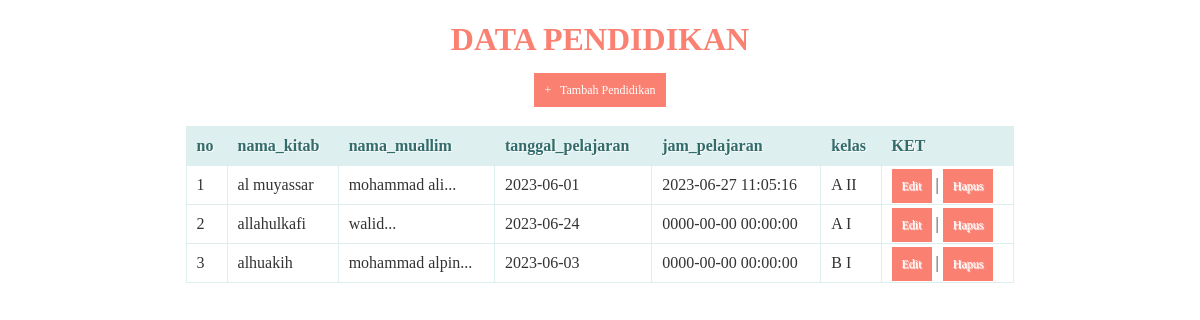
The page / on the database its author committed.
### tables this page shows
CREATE TABLE `pendidikan_asrama` (
  `id` int(11) NOT NULL,
  `nama_kitab` text DEFAULT NULL,
  `nama_muallim` text DEFAULT NULL,
  `tanggal_pelajaran` date DEFAULT NULL,
  `jam_pelajaran` datetime DEFAULT NULL,
  `kelas` text DEFAULT NULL
);

### index.php (the view, shortened to what this page needs)
<?php
  include('koneksi.php');
?>
<!DOCTYPE html>
<html>
  <head>
  </head>
  <body>
    <center><h1>Data PENDIDIKAN</h1><center>
    <center><a href="tambah.php">+ &nbsp; Tambah Pendidikan</a><center>
    <br/>
    <table>
      <thead>
        <tr>
          <th>no</th>
          <th>nama_kitab</th>
          <th>nama_muallim</th>
          <th>tanggal_pelajaran</th>
          <th>jam_pelajaran</th>
          <th>kelas</th>
          <th>KET</th>
        </tr>
    </thead>
    <tbody>
      <?php
      $query = "SELECT * FROM pendidikan_asrama ORDER BY id ASC";
      $result = mysqli_query($koneksi, $query);
      $no = 1;
      while($row = mysqli_fetch_assoc($result))
      {
      ?>
       <tr>
          <td><?php echo $no; ?></td>
          <td><?php echo $row['nama_kitab']; ?></td>
          <td><?php echo $row['nama_muallim']; ?>...</td>
          <td><?php echo $row['tanggal_pelajaran']; ?></td>
          <td><?php echo $row['jam_pelajaran']; ?></td>
          <td><?php echo $row['kelas']; ?></td>
          <td>
              <a href="edit.php?id=<?php echo $row['id']; ?>">Edit</a> |
              <a href="proses_hapus.php?id=<?php echo $row['id']; ?>" onclick="return confirm('ongkuen e hapusseh?')">Hapus</a>
          </td>
      </tr>
      <?php
        $no++;
      }
      ?>
    </tbody>
    </table>
  </body>
</html>

### index.php (style rules this page uses)
* { font-family: "Trebuchet MS"; }
h1 { text-transform: uppercase; color: salmon; }
table { border: solid 1px #DDEEEE; border-collapse: collapse; border-spacing: 0; width: 70%; margin: 10px auto 10px auto; }
table thead th { background-color: #DDEFEF; border: solid 1px #DDEEEE; color: #336B6B; padding: 10px; text-align: left; text-shadow: 1px 1px 1px #fff; text-decoration: none; }
table tbody td { border: solid 1px #DDEEEE; color: #333; padding: 10px; text-shadow: 1px 1px 1px #fff; }
a { background-color: salmon; color: #fff; padding: 10px; text-decoration: none; font-size: 12px; }

### rows shown on the page
pendidikan_asrama: nama_kitab "al muyassar", nama_muallim "mohammad ali", tanggal_pelajaran "2023-06-01", jam_pelajaran "2023-06-27 11:05:16", kelas "A II"
pendidikan_asrama: nama_kitab "allahulkafi", nama_muallim "walid", tanggal_pelajaran "2023-06-24", jam_pelajaran "0000-00-00 00:00:00", kelas "A I"
pendidikan_asrama: nama_kitab "alhuakih", nama_muallim "mohammad alpin", tanggal_pelajaran "2023-06-03", jam_pelajaran "0000-00-00 00:00:00", kelas "B I"
